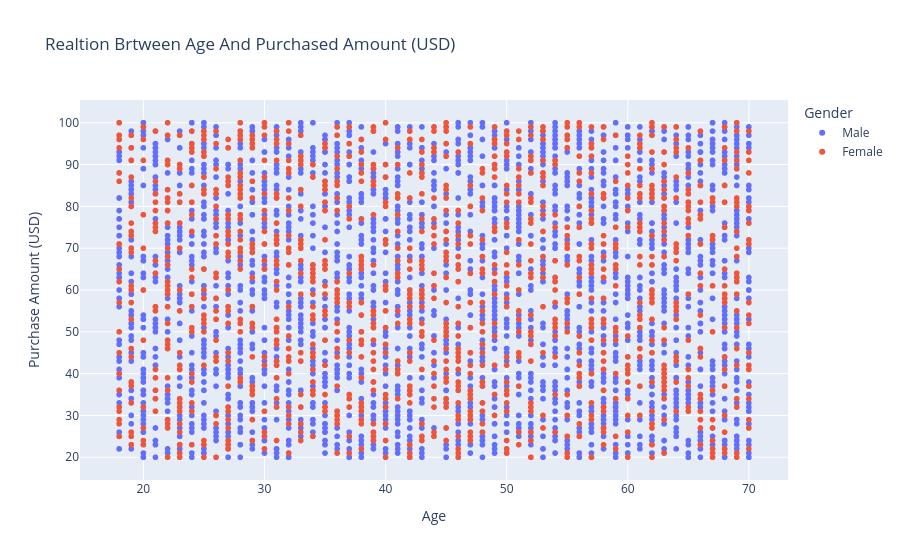

Notebook source saved alongside this figure:
### Code cell
fig = px.scatter(
    df , x = "Age" , y = "Purchase Amount (USD)" , color= "Gender" ,
     title= "Realtion Brtween Age And Purchased Amount (USD)")
fig.show()

### Figure 1 — Plotly figure (JSON) as saved in the notebook; plotly's stock layout.template omitted (floating-point values rounded to 4 significant figures; data arrays with more than 128 entries replaced by an {"elided": "..."} marker saying what was removed)
{"data": [{"hovertemplate": "Gender=Male<br>Age=%{x}<br>Purchase Amount (USD)=%{y}<extra></extra>", "legendgroup": "Male", "marker": {"color": "#636efa", "symbol": "circle"}, "mode": "markers", "name": "Male", "showlegend": true, "type": "scattergl", "x": {"elided": "2652 int values"}, "xaxis": "x", "y": {"elided": "2652 int values"}, "yaxis": "y"}, {"hovertemplate": "Gender=Female<br>Age=%{x}<br>Purchase Amount (USD)=%{y}<extra></extra>", "legendgroup": "Female", "marker": {"color": "#EF553B", "symbol": "circle"}, "mode": "markers", "name": "Female", "showlegend": true, "type": "scattergl", "x": {"elided": "1248 int values"}, "xaxis": "x", "y": {"elided": "1248 int values"}, "yaxis": "y"}], "layout": {"legend": {"title": {"text": "Gender"}, "tracegroupgap": 0}, "title": {"text": "Realtion Brtween Age And Purchased Amount (USD)"}, "xaxis": {"anchor": "y", "domain": [0, 1], "title": {"text": "Age"}}, "yaxis": {"anchor": "x", "domain": [0, 1], "title": {"text": "Purchase Amount (USD)"}}}}
